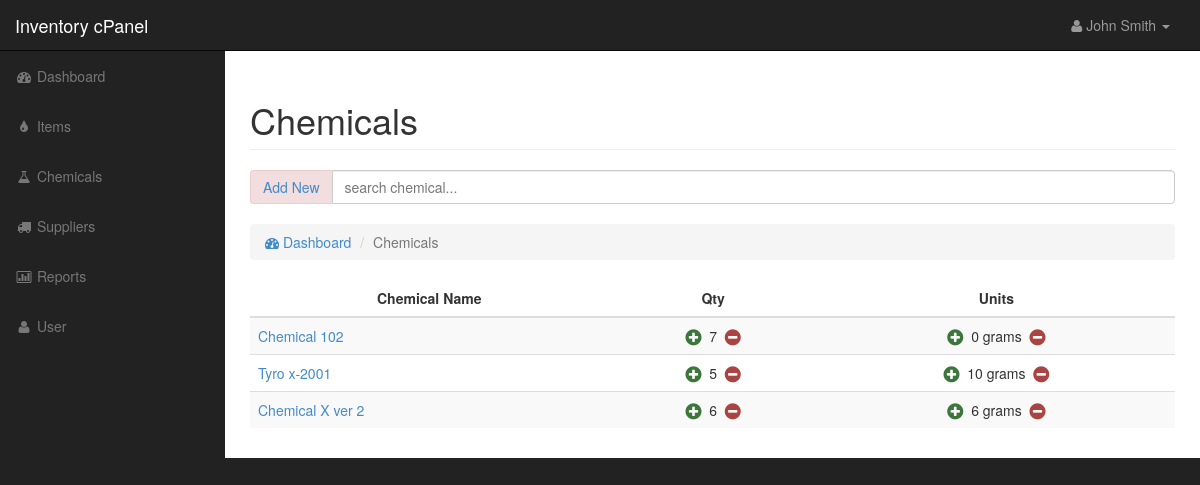
Page /index.php/chemicals on the committed database.
### tables this page shows
CREATE TABLE IF NOT EXISTS `chemicals` (
  `id` int(11) NOT NULL,
  `name` varchar(50) NOT NULL,
  `description` text NOT NULL,
  `qty` varchar(50) NOT NULL,
  `unit` varchar(50) NOT NULL,
  `supplier` varchar(50) NOT NULL,
  `dateIn` varchar(50) NOT NULL,
  `dateUpdated` varchar(50) NOT NULL,
  `createdBy` varchar(50) NOT NULL,
  `updatedBy` varchar(50) NOT NULL
);

### application/controllers/Chemicals.php (called while the page is built, shortened)
<?php
class Chemicals extends CI_Controller {
	public function index()
	{
		$this->load->model('Chemicals_model');
		$data['chemicals'] = $this->Chemicals_model->getAllChemicals();
		$data['total_chemical'] = $this->Chemicals_model->getTotalChemicals();
		$this->load->view('chemicals_index',$data);
	}
}

### index.php (called while the page is built, shortened)
<?php
require_once BASEPATH.'core/CodeIgniter.php';

### application/models/Chemicals_model.php (called while the page is built, shortened)
<?php defined('BASEPATH') OR exit('No direct script access allowed');
class Chemicals_model extends CI_Model {
	public function getAllChemicals() {
		return $this->db->query("select * from chemicals");
	}
}

### application/views/chemicals_index.php (the view, shortened to what this page needs)
    <div id="page-wrapper">
        <div class="container-fluid">
            <div class="row">
                <div class="col-lg-12">
                    <h1 class="page-header">
                        Chemicals
                    </h1>
                    <div class="input-group">
                        <span class="input-group-addon alert-danger"><a href="#addchemical_modal" data-toggle="modal">Add New</a></span>
                        <input type="text" class="form-control" id="searchchemical" placeholder="search chemical...">
                    </div>
                    <br />
                    <ol class="breadcrumb">
                        <li><a href="index.php"><i class="fa fa-dashboard"></i> Dashboard</a></li>
                        <li class="active">Chemicals</li>
                    </ol>
                </div>
            </div>
            <div class="row">
                <div class="col-lg-12">
                    <div class="table-responsive">
                        <table class="table table-hover table-striped">
                            <thead>
                                <tr>
                                    <th>Chemical Name</th>
                                    <th>Qty</th>
                                    <th>Units</th>
                                </tr>
                            </thead>
                            <tbody class="table-chemical">
                                    <?php foreach($chemicals->result() as $row): ?>
                                        <tr>
                                            <td><a href="editchemical.php?id=<?php echo $row->id;?>"><?php echo $row->name;?></a></td>
                                            <td class="text-center">
                                                <a href="data/chemical_model.php?p=updateqty&op=plus&id=<?php echo $row->id;?>"><i class="text-success fa fa-plus-circle fa-lg"></a></i>
                                                &nbsp;<?php echo $row->qty;?>&nbsp;
                                                <a href="data/chemical_model.php?p=updateqty&op=minus&id=<?php echo $row->id;?>"><i class="text-danger fa fa-minus-circle fa-lg"></a></i>
                                            </td>
                                            <td class="text-center">
                                                <a href="data/chemical_model.php?p=updateunit&op=plus&id=<?php echo $row->id;?>"><i class="text-success fa fa-plus-circle fa-lg"></i></a>&nbsp;
                                                <?php echo $row->unit;?> grams
                                                &nbsp;<a href="data/chemical_model.php?p=updateunit&op=minus&id=<?php echo $row->id;?>"><i class="text-danger fa fa-minus-circle fa-lg"></a></i>
                                            </td>
                                        </tr>
                                    <?php endforeach; ?>
                            </tbody>
                        </table>
                    </div>
                </div>
            </div>
        </div>
    </div>
</div>

### css/sb-admin.css (style rules this page uses)
body { margin-top: 100px; background-color: #222; }
@media (min-width:768px) { body { margin-top: 50px; } }
#page-wrapper { width: 100%; padding: 0; background-color: #fff; }
@media (min-width:768px) { #page-wrapper { padding: 10px; } }

### css/mystyle.css (style rules this page uses)
table th { text-align: center; }
.fa { cursor: pointer; }

### rows in the picture
chemicals: name "Chemical 102", qty "7", unit "0"
chemicals: name "Tyro x-2001", qty "5", unit "10"
chemicals: name "Chemical X ver 2", qty "6", unit "6"
